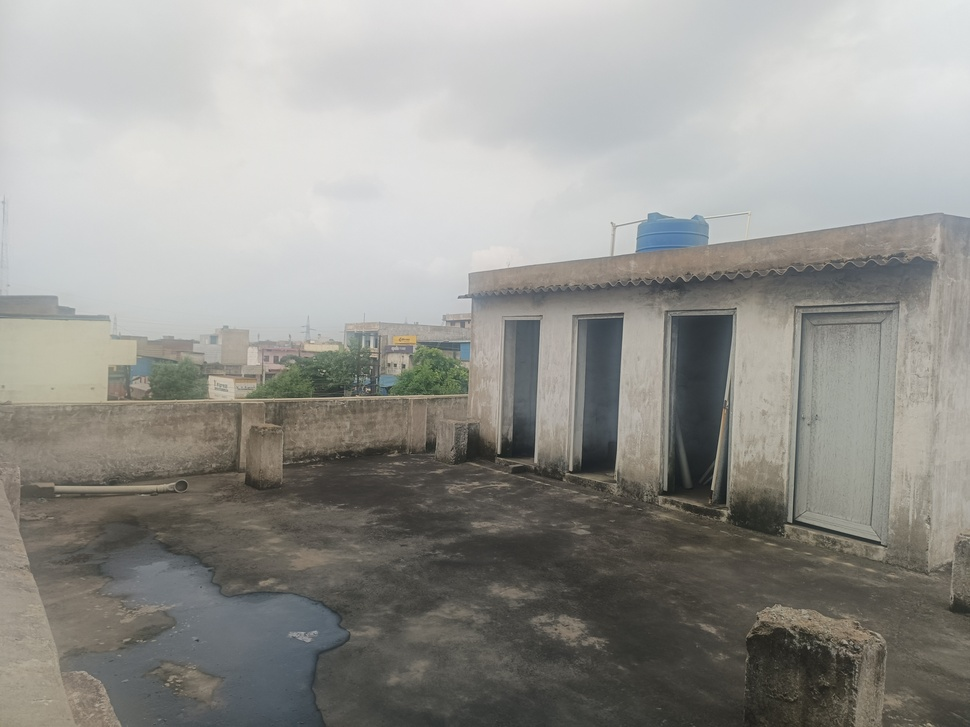
#> input picture python-engine/test_images/original2.jpg, 970 x 727 px, shrunk from 4096 x 3072 before the run, found by its file name
$ python analyze_20_error_cases.py   (older library calls are emulated)
#> lines starting #> are read from the running program, lines starting #| are printed output that depends on the picture; after the words box and inside, x2 and y2 are one past the last pixel; in counts of white or black regions, pixels touching at a corner belong together
### python-engine/cv/ela.py
from io import BytesIO

import numpy as np
from PIL import Image, ImageChops, ImageEnhance


def generate_difference_image(image_bytes, quality=90):
    """
    Generate RAW ELA difference image.
    No brightness enhancement is applied here.

    Returns:
        PIL.Image
    """

    original = Image.open(
        BytesIO(image_bytes)
    ).convert("RGB")

    temp_buffer = BytesIO()

    original.save(
        temp_buffer,
        "JPEG",
        quality=quality
    )

    temp_buffer.seek(0)

    compressed = Image.open(
        temp_buffer
    ).convert("RGB")

    difference_image = ImageChops.difference(
        original,
        compressed
    )

    return difference_image


def calculate_ela_metrics(difference_image):
    """
    Calculate metrics from RAW difference image.

    Returns:
        dict
    """

    ela_array = np.array(difference_image)

    mean_difference = float(
        np.mean(ela_array)
    )

    max_difference = int(
        np.max(ela_array)
    )

    standard_deviation = float(
        np.std(ela_array)
    )

    return {
        "meanDifference": round(mean_difference, 2),
        "maxDifference": max_difference,
        "standardDeviation": round(standard_deviation, 2)
    }


# [26 lines left out: function create_ela_preview, not called in this run]

### python-engine/cv/forgery.py
import cv2
import numpy as np


def detect_edges(image_cv):
    """
    Detect image edges using Canny Edge Detection.
    """

    gray = cv2.cvtColor(
        image_cv,
        cv2.COLOR_BGR2GRAY
    )

    edges = cv2.Canny(
        gray,
        100,
        200
    )

    edge_pixels = np.count_nonzero(edges)

    total_pixels = edges.shape[0] * edges.shape[1]

    edge_density = (
        edge_pixels / total_pixels
    ) * 100

    return {
        "edgeImage": edges,
        "edgeDensity": round(
            edge_density,
            2
        )
    }


def analyze_noise(image_cv):
    """
    Analyze image noise using Gaussian Blur difference.
    """

    gray = cv2.cvtColor(
        image_cv,
        cv2.COLOR_BGR2GRAY
    )

    blurred = cv2.GaussianBlur(
        gray,
        (5, 5),
        0
    )

    noise = cv2.absdiff(
        gray,
        blurred
    )

    noise_mean = float(
        np.mean(noise)
    )

    noise_std = float(
        np.std(noise)
    )

    return {
        "noiseImage": noise,
        "noiseMean": round(noise_mean, 2),
        "noiseStd": round(noise_std, 2)
    }


def analyze_blur(image_cv):
    """
    Analyze image sharpness using
    Variance of Laplacian.
    """

    gray = cv2.cvtColor(
        image_cv,
        cv2.COLOR_BGR2GRAY
    )

    laplacian = cv2.Laplacian(
        gray,
        cv2.CV_64F
    )

    blur_score = float(
        laplacian.var()
    )

    return {
        "blurScore": round(
            blur_score,
            2
        )
    }


def analyze_sharpness(image_cv):
    """
    Analyze image sharpness using Sobel Gradient.
    """

    gray = cv2.cvtColor(
        image_cv,
        cv2.COLOR_BGR2GRAY
    )

    sobel_x = cv2.Sobel(
        gray,
        cv2.CV_64F,
        1,
        0,
        ksize=3
    )

    sobel_y = cv2.Sobel(
        gray,
        cv2.CV_64F,
        0,
        1,
        ksize=3
    )

    gradient = np.sqrt(
        sobel_x ** 2 + sobel_y ** 2
    )

    sharpness_score = float(
        np.mean(gradient)
    )

    return {
        "sharpnessScore": round(
            sharpness_score,
            2
        )
    }


def analyze_local_blocks(image_cv):
    """
    Analyze image block-by-block
    to detect suspicious regions.
    """

    gray = cv2.cvtColor(
        image_cv,
        cv2.COLOR_BGR2GRAY
    )

    block_size = 64

    block_scores = []

    height, width = gray.shape

    for y in range(0, height, block_size):

        for x in range(0, width, block_size):

            block = gray[
                y:y + block_size,
                x:x + block_size
            ]

            if block.size == 0:
                continue

            score = cv2.Laplacian(
                block,
                cv2.CV_64F
            ).var()

            block_scores.append(score)

    average_score = float(
        np.mean(block_scores)
    )

    std_score = float(
        np.std(block_scores)
    )

    return {
        "blockSharpnessAverage": round(
            average_score,
            2
        ),
        "blockSharpnessStd": round(
            std_score,
            2
        )
    }


def analyze_forgery(image_cv):
    """
    Run all forgery feature extraction methods
    and combine the results.
    """

    edge_result = detect_edges(image_cv)

    noise_result = analyze_noise(image_cv)

    blur_result = analyze_blur(image_cv)

    sharpness_result = analyze_sharpness(image_cv)

    block_result = analyze_local_blocks(image_cv)

    return {
        "edgeDensity": edge_result["edgeDensity"],

        "noiseMean": noise_result["noiseMean"],
        "noiseStd": noise_result["noiseStd"],

        "blurScore": blur_result["blurScore"],

        "sharpnessScore": sharpness_result["sharpnessScore"],

        "blockSharpnessAverage": block_result["blockSharpnessAverage"],
        "blockSharpnessStd": block_result["blockSharpnessStd"]
    }

### python-engine/analyze_20_error_cases.py
import os
import cv2

from cv.ela import (
    generate_difference_image,
    calculate_ela_metrics
)

from cv.forgery import analyze_forgery


TEST_DIR = r"D:\Users\ABHIJEET\Downloads\7th-sem-project\ImageGuard\python-engine\test_images"

TARGET_FILES = [
    "original2.jpg",
    "original3.jpg",
    "original4.jpg",
    "E-commerce1.jpg",
    "edited5.jpg"
]


def analyze_image(filename):

    image_path = os.path.join(
        TEST_DIR,
        filename
    )

    print()
    print("-" * 100)
    print(f"Filename : {filename}")

    if not os.path.exists(image_path):
        print("ERROR: Image not found")
        return

    image_cv = cv2.imread(image_path)

    if image_cv is None:
        print("ERROR: Could not read image")
        return

    # -----------------------------------------
    # ELA
    # -----------------------------------------

    with open(image_path, "rb") as file:
        image_bytes = file.read()

    difference_image = generate_difference_image(
        image_bytes
    )

    ela_metrics = calculate_ela_metrics(
        difference_image
    )

    # -----------------------------------------
    # OpenCV Forensic Analysis
    # -----------------------------------------

    forgery_analysis = analyze_forgery(
        image_cv
    )

    # -----------------------------------------
    # Results
    # -----------------------------------------

    print()
    print("ELA:")

    print(
        f"  Mean Difference    : "
        f"{ela_metrics['meanDifference']}"
    )

    print(
        f"  Max Difference     : "
        f"{ela_metrics['maxDifference']}"
    )

    print(
        f"  Standard Deviation : "
        f"{ela_metrics['standardDeviation']}"
    )

    print()
    print("Forgery / OpenCV:")

    print(
        f"  Edge Density       : "
        f"{forgery_analysis['edgeDensity']}"
    )

    print(
        f"  Noise Mean         : "
        f"{forgery_analysis['noiseMean']}"
    )

    print(
        f"  Noise Std          : "
        f"{forgery_analysis['noiseStd']}"
    )

    print(
        f"  Blur Score         : "
        f"{forgery_analysis['blurScore']}"
    )

    print(
        f"  Sharpness Score    : "
        f"{forgery_analysis['sharpnessScore']}"
    )

    print(
        f"  Block Average      : "
        f"{forgery_analysis['blockSharpnessAverage']}"
    )

    print(
        f"  Block Std          : "
        f"{forgery_analysis['blockSharpnessStd']}"
    )


def main():

    print("=" * 100)
    print("20-IMAGE ERROR / BORDERLINE FORENSIC ANALYSIS")
    print("=" * 100)

    print()
    print("Target images:")

    for filename in TARGET_FILES:
        print(f"  - {filename}")

    for filename in TARGET_FILES:
        analyze_image(filename)
#> in analyze_image, image_cv is the input picture: shape (727, 970, 3); mean B, G, R 143.6, 148.1, 148.8
#> in calculate_ela_metrics, `mean_difference = float( np.mean(ela_array) )`: mean_difference = 1.18
#> in calculate_ela_metrics, `max_difference = int( np.max(ela_array) )`: max_difference = 19
#> in calculate_ela_metrics, `standard_deviation = float( np.std(ela_array) )`: standard_deviation = 1.54
#> in analyze_image, `ela_metrics = calculate_ela_metrics( difference_image )`: ela_metrics = {'meanDifference': 1.18, 'maxDifference': 19, 'standardDeviation': 1.54}
#> in detect_edges, `edges = cv2.Canny( gray, 100, 200 )`:
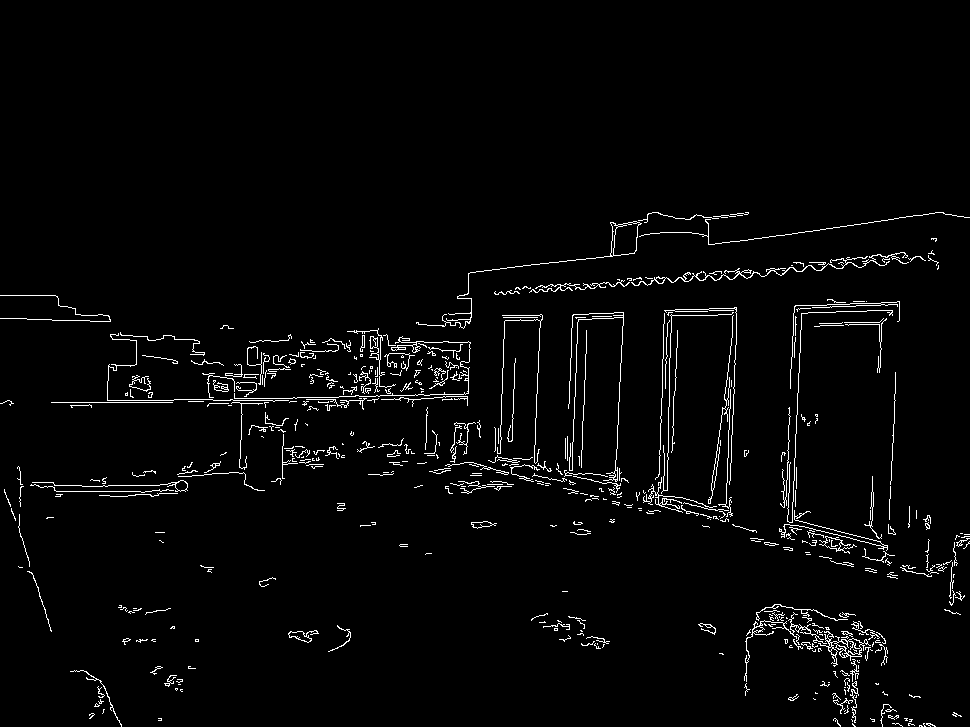
#> edges: shape (727, 970); 2.6% white in thin lines or dots, all inside (x1, y1, x2, y2) = (0, 212, 970, 727)
#> in detect_edges, `edge_pixels = np.count_nonzero(edges)`: edge_pixels = 18575
#> in detect_edges, `edge_density = ( edge_pixels / total_pixels ) * 100`: edge_density = 2.63
#> in analyze_forgery, `edge_result = detect_edges(image_cv)`: edge_result = 2 items
#> in analyze_noise, `noise = cv2.absdiff( gray, blurred )`:
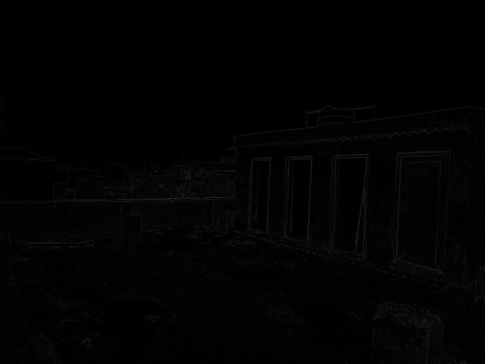
#> noise: shape (727, 970) (shown at 1/2 size); min 0, max 61, mean 2.1
#> in analyze_noise, `noise_mean = float( np.mean(noise) )`: noise_mean = 2.07
#> in analyze_noise, `noise_std = float( np.std(noise) )`: noise_std = 3.8
#> in analyze_forgery, `noise_result = analyze_noise(image_cv)`: noise_result = 3 items
#> in analyze_blur, `laplacian = cv2.Laplacian( gray, cv2.CV_64F )`:
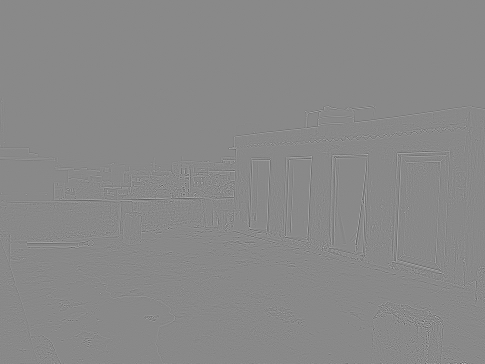
#> laplacian: shape (727, 970) float64 (shown at 1/2 size); min -249, max 214, mean 0; drawn with min black and max white
#> in analyze_blur, `blur_score = float( laplacian.var() )`: blur_score = 232
#> in analyze_forgery, `blur_result = analyze_blur(image_cv)`: blur_result = {'blurScore': 232}
#> in analyze_sharpness, `sobel_y = cv2.Sobel( gray, cv2.CV_64F, 0, 1, ksize=3 )`:
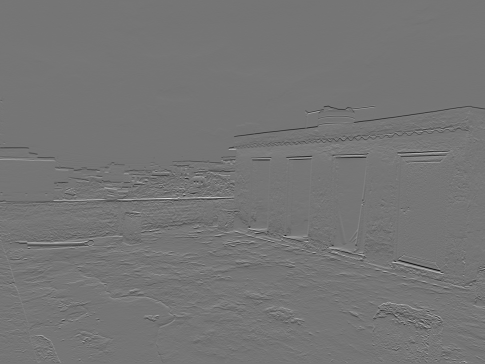
#> sobel_y: shape (727, 970) float64 (shown at 1/2 size); min -484, max 564, mean -1.6; drawn with min black and max white
#> in analyze_sharpness, `gradient = np.sqrt( sobel_x ** 2 + sobel_y ** 2 )`:
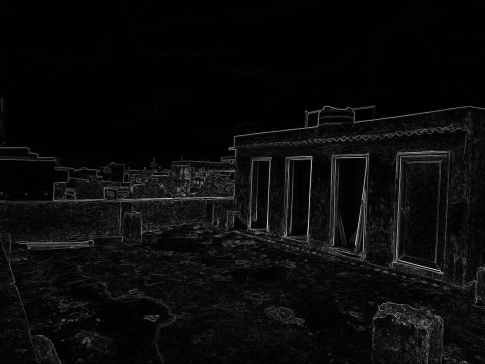
#> gradient: shape (727, 970) float64 (shown at 1/2 size); min 0, max 564, mean 24.9; drawn with min black and max white
#> in analyze_sharpness, `sharpness_score = float( np.mean(gradient) )`: sharpness_score = 24.89
#> in analyze_forgery, `sharpness_result = analyze_sharpness(image_cv)`: sharpness_result = {'sharpnessScore': 24.89}
#> after the loop in analyze_local_blocks, `for y in range(0, height, block_size):`: block_scores = 192 values, max 1587 at index 173, min 1.54 at index 23, mean 230.8
#> in analyze_local_blocks, `average_score = float( np.mean(block_scores) )`: average_score = 230.8
#> in analyze_local_blocks, `std_score = float( np.std(block_scores) )`: std_score = 299.1
#> in analyze_forgery, `block_result = analyze_local_blocks(image_cv)`: block_result = {'blockSharpnessAverage': 230.8, 'blockSharpnessStd': 299.1}
#> in analyze_image, `forgery_analysis = analyze_forgery( image_cv )`: forgery_analysis = {'edgeDensity': 2.63, 'noiseMean': 2.07, 'noiseStd': 3.8, 'blurScore': 232, 'sharpnessScore': 24.89, 'blockSharpnessAverage': 230.8, 'blockSharpnessStd': 299.1}
#|   Mean Difference    : 1.18
#|   Max Difference     : 19
#|   Standard Deviation : 1.54
#|   Edge Density       : 2.63
#|   Noise Mean         : 2.07
#|   Noise Std          : 3.8
#|   Blur Score         : 232.02
#|   Sharpness Score    : 24.89
#|   Block Average      : 230.84
#|   Block Std          : 299.11
#> pass 2 of the loop in main, `for filename in TARGET_FILES:`:
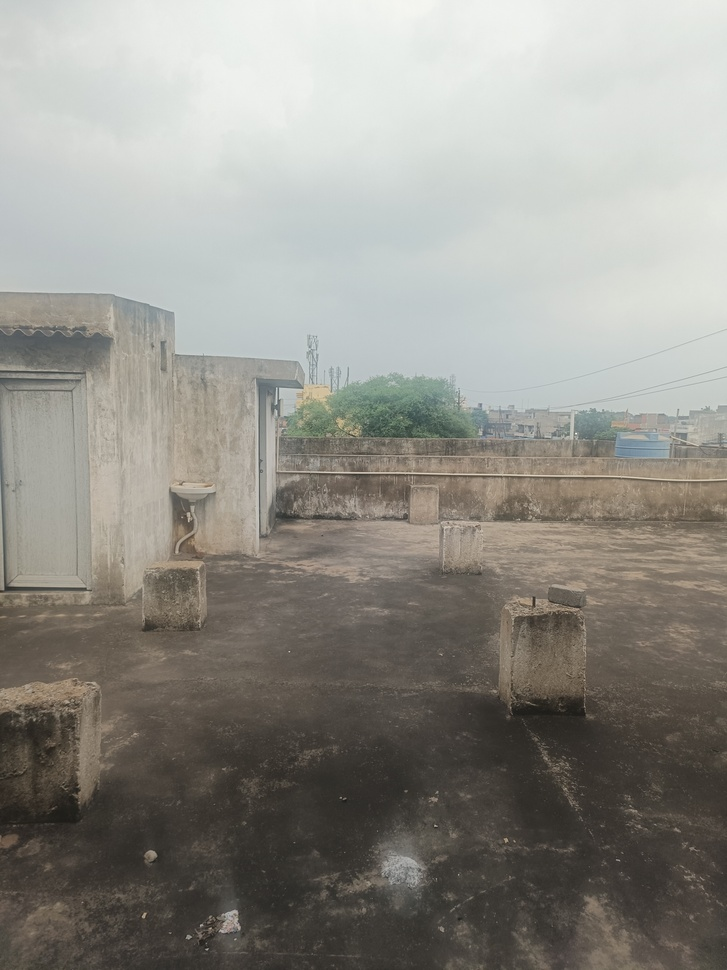
#> input picture python-engine/test_images/original3.jpg, 727 x 970 px, shrunk from 3072 x 4096 before the run, found by its file name
#> in analyze_image, image_cv is the input picture: shape (970, 727, 3); mean B, G, R 137.4, 144, 145.8
#> original: PIL image 727x970 RGB
#> compressed: PIL image 727x970 RGB
#> difference_image: PIL image 727x970 RGB
#> ela_metrics = {'meanDifference': 1.32, 'maxDifference': 19, 'standardDeviation': 1.67}
#> gray: shape (970, 727)
#> in detect_edges (call 2), `edges = cv2.Canny( gray, 100, 200 )`:
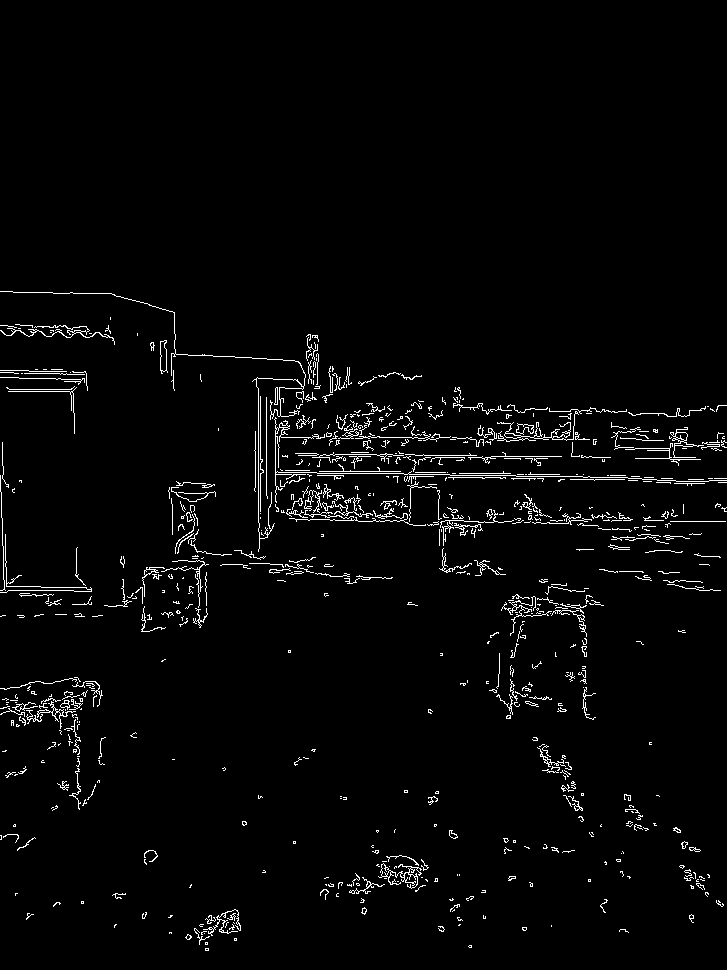
#> edges: shape (970, 727); 2.6% white in thin lines or dots, all inside (x1, y1, x2, y2) = (0, 291, 727, 951)
#> edge_pixels = 18061
#> edge_density = 2.56
#> blurred: shape (970, 727)
#> noise: shape (970, 727)
#> laplacian: shape (970, 727) float64
#> sobel_x: shape (970, 727) float64
#> sobel_y: shape (970, 727) float64
#> in analyze_sharpness (call 2), `gradient = np.sqrt( sobel_x ** 2 + sobel_y ** 2 )`:
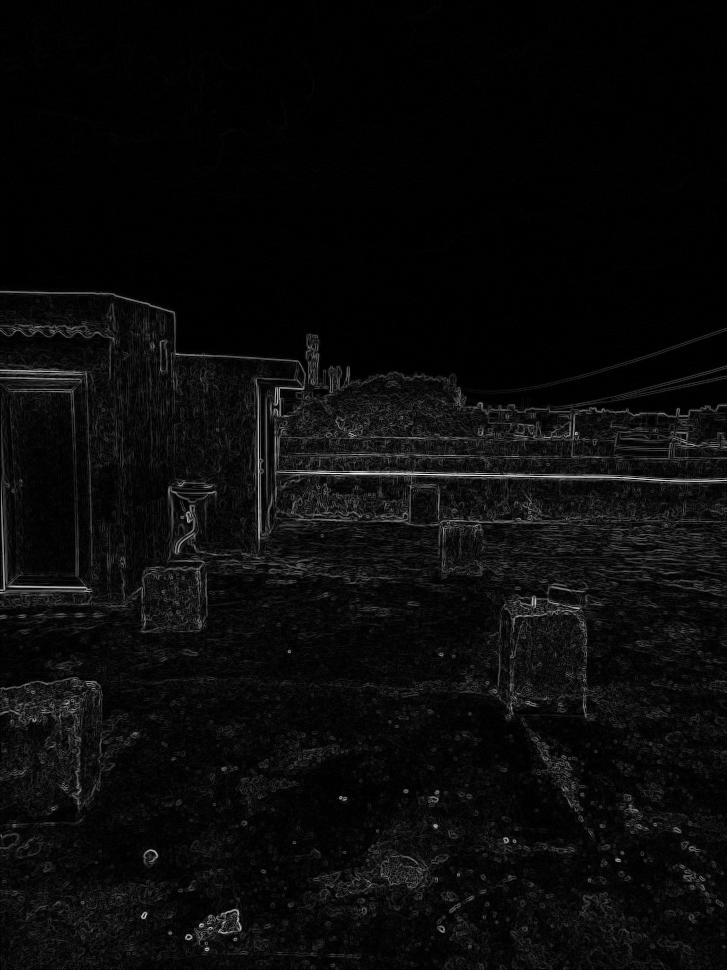
#> gradient: shape (970, 727) float64; min 0, max 585.1, mean 24.8; drawn with min black and max white
#> sharpness_score = 24.84
#> forgery_analysis = {'edgeDensity': 2.56, 'noiseMean': 2.24, 'noiseStd': 3.97, 'blurScore': 278.7, 'sharpnessScore': 24.84, 'blockSharpnessAverage': 270.6, 'blockSharpnessStd': 351.5}
#|   Mean Difference    : 1.32
#|   Max Difference     : 19
#|   Standard Deviation : 1.67
#|   Edge Density       : 2.56
#|   Noise Mean         : 2.24
#|   Noise Std          : 3.97
#|   Blur Score         : 278.7
#|   Sharpness Score    : 24.84
#|   Block Average      : 270.65
#|   Block Std          : 351.47

    print()
    print("=" * 100)
    print("ANALYSIS COMPLETE")
    print("=" * 100)


if __name__ == "__main__":
    main()
